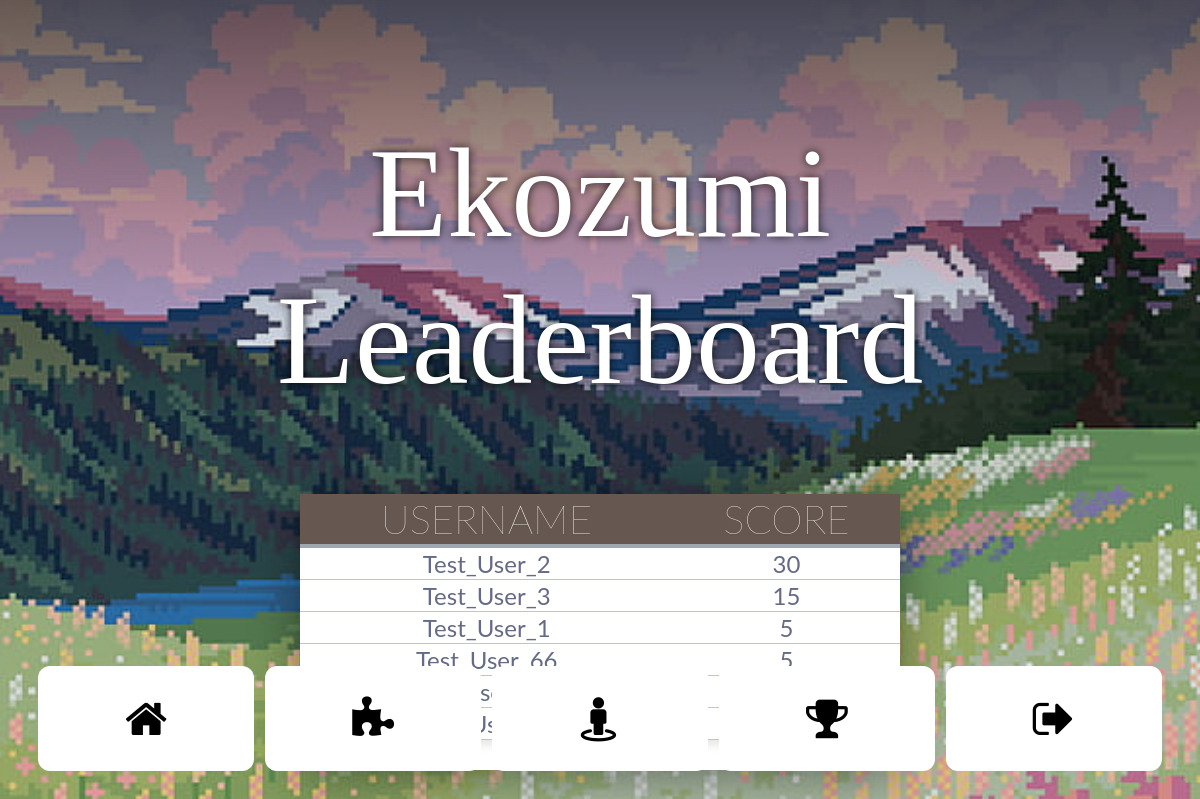
The app's page /ekozumi/leaderboard/ (signed in) with its own data.
### ekozumi_app/models.py (models this page shows, shortened)
class Profile(models.Model):
    user = models.OneToOneField(User, on_delete=models.CASCADE)
    score = models.IntegerField(default=0)
    petID = models.ForeignKey(Pet, null=True, on_delete=models.CASCADE)

### ekozumi_app/views.py (the view)
# urls.py: path("leaderboard/", views.leaderboardPage, name="leaderboard"),
@login_required()
def leaderboardPage(request):
    topscorers = Profile.objects.exclude(petID__isnull=True).order_by('-score')[0:10]
    return render(request, "ekozumi_app/leaderboard.html", {"topscorers":topscorers})

### ekozumi_app/templates/ekozumi_app/leaderboard.html (shortened to what this page needs)
{% load static %}
<html lang="en">
    <head>
        <link rel="stylesheet" href="{% static 'ekozumi_app/Ekozumi_Stylesheet.css' %}">
        <link rel="stylesheet" href="https://cdnjs.cloudflare.com/ajax/libs/font-awesome/4.7.0/css/font-awesome.min.css">
    </head>
    <body>
        <div class="top">
            <h1> Ekozumi Leaderboard </h1>
        </div>
        <div class="box">
            <table class="leaderboard">
                <tr>
                  <th>Username</th>
                  <th>Score</th>
                </tr>
                {% for user in topscorers %}
                  <tr>
                    <td>{{ user.user.username }}</td>
                    <td>{{ user.score }}</td>
                  </tr>
                {% endfor %}
              </table>
        </div>
        <div id="footer">
            <div class="navbar">
              <button class="btn" id="btn" onclick="location.href='../home'"><i class="fa fa-home"></i></button>
              <button class="btn" id="btn" onclick="location.href='../puzzle'"><i class="fa fa-puzzle-piece"></i></button>
              <button class="btn" id="btn" onclick="location.href='../map'"><i class="fa fa-street-view"></i></button>
              <button class="btn" id="btn" onclick="location.href='../leaderboard'"><i class="fa fa-trophy"></i></button>
              <button class="btn" id="btn" onclick="location.href='../logout'"><i class="fa fa-sign-out"></i></button>
            </div>
          </div>
    </body>
</html>

### ekozumi_app/static/ekozumi_app/Ekozumi_Stylesheet.css (style rules this page uses)
body { background: url("background.jpg") no-repeat center center fixed; background-size: cover; font-size: 250%; font-family: 'Lato', sans-serif; font-weight: 300; margin: 0; color: #666; }
.top { margin: 0; padding: 0; width: 100%; background: -moz-linear-gradient(top, rgba(0,0,0,0.6) 0%, rgba(0,0,0,0) 100%); background: -webkit-linear-gradient(top, rgba(0,0,0,0.6) 0%,rgba(0,0,0,0) 100%); background: linear-gradient(to bottom, rgba(0,0,0,0.6) 0%,rgba(0,0,0,0) 100%); filter: progid:DXImageTransform.Microsoft.gradient( startColorstr='#99000000', endColorstr='#00000000',GradientType=0 ); }
.top h1 { font-family: 'Roboto Slab', serif; font-weight: 300; font-size: 3.2em; color: white; text-shadow: 0 0 10px rgba(0,0,0,0.8); margin: 0 auto; padding-top: 10%; max-width: 70%; text-align: center; position: relative; }
.box { animation: slidein 1s ease-in-out; background-color: white; max-width: 50%; margin: 0 auto; position: relative; top: 10%; padding-bottom: 30px; border-radius: 5px; box-shadow: 0 5px 50px rgba(0,0,0,0.4); text-align: center; }
#footer { position: fixed; bottom: 0; width: 100%; line-height: 4; text-align: center; box-sizing: border-box; }
#btn { width: 18%; height: 50%; background-color: white; border: none; color: black; padding: 30px 30px; font-size: 45px; cursor: pointer; border-radius: 12px; }
.leaderboard { background: white; border-radius:3px; border-collapse: collapse; height: 8%; margin: auto; width: 100%; box-shadow: 0 5px 10px rgba(0, 0, 0, 0.1); }
.leaderboard th { text-transform: uppercase; color: white; background: #665851; border-bottom:4px solid #9ea7af; border-right: 1px solid #665851; font-size:250%; font-weight: 100; text-align:center; text-shadow: 0 1px 1px rgba(0, 0, 0, 0.1); vertical-align:middle; }
.leaderboard td { border-top: 1px solid #C1C3D1; border-bottom: 1px solid #C1C3D1; color:#666B85; font-size:150%; font-weight:normal; text-align:center; text-shadow: 0 1px 1px rgba(256, 256, 256, 0.1); }

### records on screen
Profile: user.username "Test_User_2", score "30"
Profile: user.username "Test_User_3", score "15"
Profile: user.username "Test_User_1", score "5"
Profile: user.username "Test_User_66", score "5"
Profile: user.username "Test_User_101"
Profile: user.username "Test_User_55"
